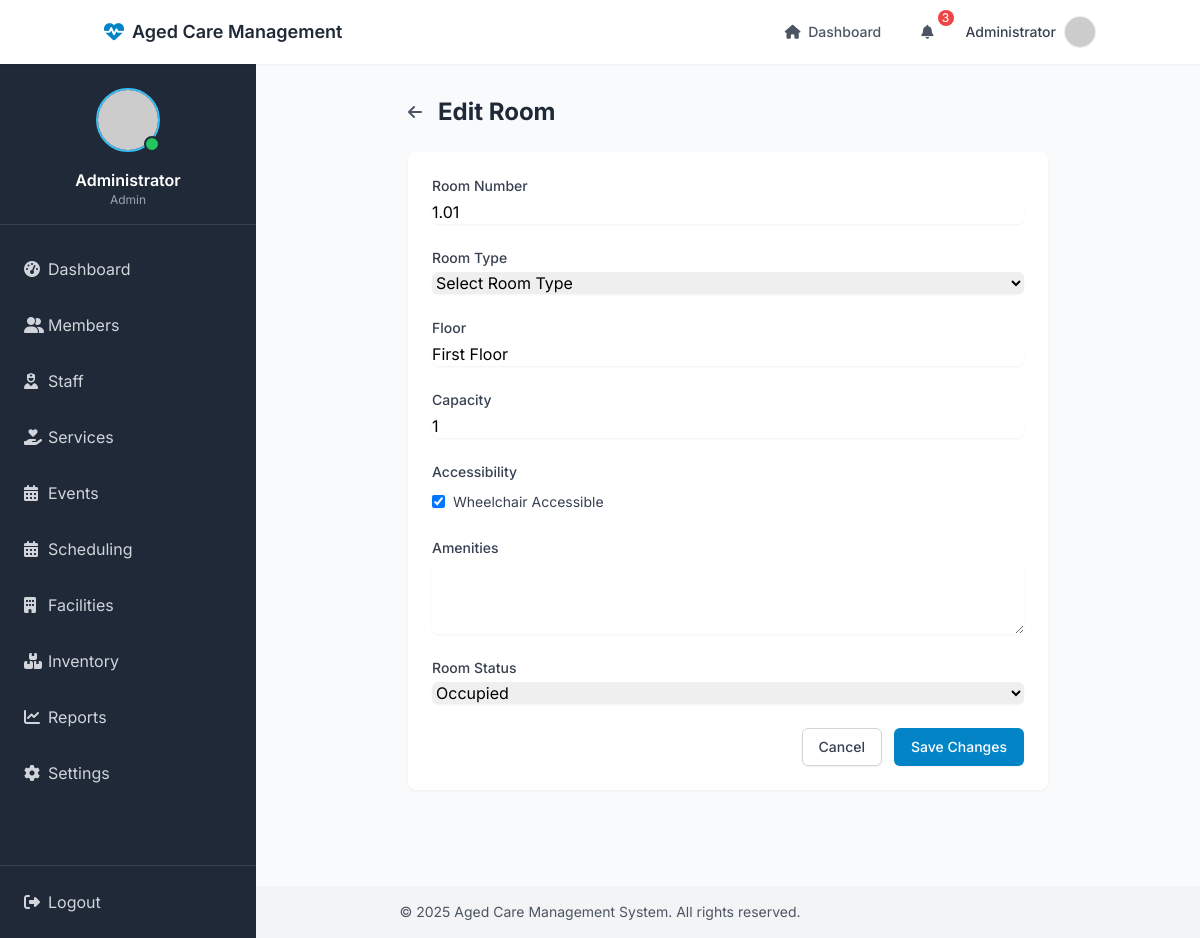
/facilities/edit-room/1 (signed in), run on the app's committed database.
### models/user.py (models this page shows, shortened)
class User(UserMixin, db.Model):
    __tablename__ = 'users'
    id = db.Column(db.Integer, primary_key=True)
    name = db.Column(db.String(100), nullable=False)
    email = db.Column(db.String(100), unique=True, nullable=False)
    password_hash = db.Column(db.String(200), nullable=False)
    role = db.Column(db.String(20), default='staff')  # admin, staff, family
    is_active = db.Column(db.Boolean, default=True)
    created_at = db.Column(db.DateTime, default=datetime.utcnow)
    last_login = db.Column(db.DateTime)
    @property
    def password(self):
        raise AttributeError('password is not a readable attribute')

### models/facility.py (models this page shows, shortened)
class Room(db.Model):
    id = db.Column(db.Integer, primary_key=True)
    facility_id = db.Column(db.Integer, db.ForeignKey('facility.id'), nullable=False)
    room_number = db.Column(db.String(10), nullable=False)
    room_type = db.Column(db.String(50), default='residential')  # residential, recreational, medical, storage, office
    floor = db.Column(db.String(10))
    capacity = db.Column(db.Integer, default=1)  # Seated capacity
    capacity_standing = db.Column(db.Integer)  # Standing capacity for events
    is_accessible = db.Column(db.Boolean, default=False)
    is_occupied = db.Column(db.Boolean, default=False)
    amenities = db.Column(db.Text)
    _features = db.Column('features', db.Text)  # Store as JSON string
    has_av_equipment = db.Column(db.Boolean, default=False)  # Audio/Visual equipment
    status = db.Column(db.String(20), default='available')  # available, occupied, maintenance, reserved
    created_at = db.Column(db.DateTime, default=datetime.utcnow)
    updated_at = db.Column(db.DateTime, default=datetime.utcnow, onupdate=datetime.utcnow)
    residents = db.relationship('Member', backref='room', lazy=True)
    @property
    def features(self):
        """Get features list from JSON string"""
        if self._features:
            return json.loads(self._features)
        return []
    @features.setter
    def features(self, value):
        """Store features list as JSON string"""
        if value:
            self._features = json.dumps(value)
        else:
            self._features = None

### routes/facilities.py (the view, shortened to what this page needs)
@facility_routes.route('/edit-room/<int:id>', methods=['GET', 'POST'])
@login_required
def edit_room(id):
    room = Room.query.get_or_404(id)
    facility = Facility.query.get(room.facility_id)
    return render_template('facilities/edit_room.html', room=room, facility=facility)

### templates/facilities/edit_room.html (shortened to what this page needs)
{% extends "base.html" %}
{% block content %}
<div class="max-w-2xl mx-auto px-4">
    <div class="flex items-center justify-between mb-6">
        <div class="flex items-center">
            <a href="{{ url_for('facilities.view', id=facility.id) }}" class="text-gray-600 hover:text-gray-800 mr-4">
                <i class="fas fa-arrow-left"></i>
            </a>
            <h1 class="text-2xl font-bold text-gray-800">Edit Room</h1>
        </div>
    </div>
    <div class="bg-white rounded-lg shadow-sm">
        <form method="POST" class="p-6">
            <div class="space-y-6">
                <div>
                    <label for="room_number" class="block text-sm font-medium text-gray-700">Room Number</label>
                    <input type="text" name="room_number" id="room_number" required
                           value="{{ room.room_number }}"
                           class="mt-1 block w-full rounded-md border-gray-300 shadow-sm focus:border-primary-500 focus:ring-primary-500">
                </div>
                <div>
                    <label for="room_type" class="block text-sm font-medium text-gray-700">Room Type</label>
                    <select name="room_type" id="room_type" required
                            class="mt-1 block w-full rounded-md border-gray-300 shadow-sm focus:border-primary-500 focus:ring-primary-500">
                        <option value="">Select Room Type</option>
                    </select>
                </div>
                <div>
                    <label for="floor" class="block text-sm font-medium text-gray-700">Floor</label>
                    <input type="text" name="floor" id="floor" required
                           value="{{ room.floor }}"
                           class="mt-1 block w-full rounded-md border-gray-300 shadow-sm focus:border-primary-500 focus:ring-primary-500">
                </div>
                <div>
                    <label for="capacity" class="block text-sm font-medium text-gray-700">Capacity</label>
                    <input type="number" name="capacity" id="capacity" required min="1"
                           value="{{ room.capacity }}"
                           class="mt-1 block w-full rounded-md border-gray-300 shadow-sm focus:border-primary-500 focus:ring-primary-500">
                </div>
                <div>
                    <label class="block text-sm font-medium text-gray-700">Accessibility</label>
                    <div class="mt-2">
                        <label class="inline-flex items-center">
                            <input type="checkbox" name="is_accessible" class="rounded border-gray-300 text-primary-600 shadow-sm focus:border-primary-500 focus:ring-primary-500"
                                   {% if room.is_accessible %}checked{% endif %}>
                            <span class="ml-2 text-sm text-gray-700">Wheelchair Accessible</span>
                        </label>
                    </div>
                </div>
                <div>
                    <label for="amenities" class="block text-sm font-medium text-gray-700">Amenities</label>
                    <textarea name="amenities" id="amenities" rows="3"
                              class="mt-1 block w-full rounded-md border-gray-300 shadow-sm focus:border-primary-500 focus:ring-primary-500">{{ room.amenities }}</textarea>
                </div>
                <div>
                    <label for="status" class="block text-sm font-medium text-gray-700">Room Status</label>
                    <select name="status" id="status" required
                            class="mt-1 block w-full rounded-md border-gray-300 shadow-sm focus:border-primary-500 focus:ring-primary-500">
                        <option value="occupied" {% if room.status == 'occupied' %}selected{% endif %}>Occupied</option>
                    </select>
                </div>
            </div>
            <div class="mt-6 flex justify-end space-x-3">
                <a href="{{ url_for('facilities.view', id=facility.id) }}"
                   class="bg-white py-2 px-4 border border-gray-300 rounded-md shadow-sm text-sm font-medium text-gray-700 hover:bg-gray-50 focus:outline-none focus:ring-2 focus:ring-offset-2 focus:ring-primary-500">
                    Cancel
                </a>
                <button type="submit"
                        class="bg-primary-600 border border-transparent rounded-md shadow-sm py-2 px-4 inline-flex justify-center text-sm font-medium text-white hover:bg-primary-700 focus:outline-none focus:ring-2 focus:ring-offset-2 focus:ring-primary-500">
                    Save Changes
                </button>
            </div>
        </form>
    </div>
</div>
{% endblock %}

### templates/includes/navbar.html (shortened to what this page needs)
<nav class="bg-white shadow-sm">
    <div class="container mx-auto px-4">
        <div class="flex justify-between h-16">
            <div class="flex items-center">
                <a href="{{ url_for('dashboard.index') }}" class="flex items-center">
                    <i class="fas fa-heart-pulse text-xl text-primary-600 mr-2"></i>
                    <span class="text-gray-800 font-semibold text-lg">Aged Care Management</span>
                </a>
            </div>
            <div class="flex items-center">
                <div class="hidden md:flex items-center space-x-4">
                    <a href="{{ url_for('dashboard.index') }}" class="text-gray-600 hover:text-primary-600 px-3 py-2 rounded-md text-sm font-medium">
                        <i class="fas fa-home mr-1"></i> Dashboard
                    </a>
                    <div class="relative" x-data="{ open: false }">
                        <button @click="open = !open" class="text-gray-600 hover:text-primary-600 px-3 py-2 rounded-md text-sm font-medium focus:outline-none">
                            <i class="fas fa-bell mr-1"></i>
                            <span class="absolute -top-1 -right-1 bg-red-500 text-white text-xs w-4 h-4 rounded-full flex items-center justify-center">3</span>
                        </button>
                    </div>
                </div>
                <div class="ml-4 relative" x-data="{ open: false }">
                    <div>
                        <button @click="open = !open" class="flex items-center text-sm font-medium text-gray-700 hover:text-primary-600 focus:outline-none focus:ring-2 focus:ring-offset-2 focus:ring-primary-500" id="user-menu" aria-haspopup="true">
                            <span class="mr-2">{{ current_user.name }}</span>
                            <img class="h-8 w-8 rounded-full border border-gray-200" src="https://ui-avatars.com/api/?name={{ current_user.name }}&background=random" alt="User avatar">
                        </button>
                    </div>
                </div>
            </div>
        </div>
    </div>
</nav>

### templates/includes/sidebar.html
<div id="sidebar" class="hidden md:flex flex-col w-64 bg-gray-800 text-white h-full overflow-hidden">
    <div class="p-4 border-b border-gray-700">
        <div class="flex items-center justify-center py-2">
            <div class="relative">
                <img class="h-16 w-16 rounded-full border-2 border-primary-400" src="https://ui-avatars.com/api/?name={{ current_user.name }}&background=0D8ABC&color=fff" alt="User avatar">
                <span class="absolute bottom-0 right-0 h-4 w-4 bg-green-500 rounded-full border-2 border-gray-800"></span>
            </div>
        </div>
        <div class="text-center mt-2">
            <h2 class="font-semibold">{{ current_user.name }}</h2>
            <p class="text-xs text-gray-400">{{ current_user.role|capitalize }}</p>
        </div>
    </div>
    <div class="py-4 flex-1">
        <ul>
            <li class="px-4 py-2">
                <a href="{{ url_for('dashboard.index') }}" class="flex items-center text-gray-300 hover:text-white hover:bg-gray-700 px-2 py-2 rounded-md transition duration-150">
                    <i class="fas fa-tachometer-alt w-6"></i>
                    <span>Dashboard</span>
                </a>
            </li>
            <li class="px-4 py-2">
                <a href="{{ url_for('members.index') }}" class="flex items-center text-gray-300 hover:text-white hover:bg-gray-700 px-2 py-2 rounded-md transition duration-150">
                    <i class="fas fa-user-group w-6"></i>
                    <span>Members</span>
                </a>
            </li>
            <li class="px-4 py-2">
                <a href="{{ url_for('staff.index') }}" class="flex items-center text-gray-300 hover:text-white hover:bg-gray-700 px-2 py-2 rounded-md transition duration-150">
                    <i class="fas fa-user-nurse w-6"></i>
                    <span>Staff</span>
                </a>
            </li>
            <li class="px-4 py-2">
                <a href="{{ url_for('services.index') }}" class="flex items-center text-gray-300 hover:text-white hover:bg-gray-700 px-2 py-2 rounded-md transition duration-150">
                    <i class="fas fa-hand-holding-heart w-6"></i>
                    <span>Services</span>
                </a>
            </li>
            <li class="px-4 py-2">
                <a href="{{ url_for('events.index') }}" class="flex items-center text-gray-300 hover:text-white hover:bg-gray-700 px-2 py-2 rounded-md transition duration-150">
                    <i class="fas fa-calendar-days w-6"></i>
                    <span>Events</span>
                </a>
            </li>
            <li class="px-4 py-2">
                <a href="{{ url_for('scheduling.index') }}" class="flex items-center text-gray-300 hover:text-white hover:bg-gray-700 px-2 py-2 rounded-md transition duration-150">
                    <i class="fas fa-calendar-alt w-6"></i>
                    <span>Scheduling</span>
                </a>
            </li>
            <li class="px-4 py-2">
                <a href="{{ url_for('facilities.index') }}" class="flex items-center text-gray-300 hover:text-white hover:bg-gray-700 px-2 py-2 rounded-md transition duration-150">
                    <i class="fas fa-building w-6"></i>
                    <span>Facilities</span>
                </a>
            </li>
            <li class="px-4 py-2">
                <a href="{{ url_for('inventory.index') }}" class="flex items-center text-gray-300 hover:text-white hover:bg-gray-700 px-2 py-2 rounded-md transition duration-150">
                    <i class="fas fa-boxes-stacked w-6"></i>
                    <span>Inventory</span>
                </a>
            </li>
            {% if current_user.role == 'admin' %}
            <li class="px-4 py-2">
                <a href="#" class="flex items-center text-gray-300 hover:text-white hover:bg-gray-700 px-2 py-2 rounded-md transition duration-150">
                    <i class="fas fa-chart-line w-6"></i>
                    <span>Reports</span>
                </a>
            </li>
            <li class="px-4 py-2">
                <a href="#" class="flex items-center text-gray-300 hover:text-white hover:bg-gray-700 px-2 py-2 rounded-md transition duration-150">
                    <i class="fas fa-cog w-6"></i>
                    <span>Settings</span>
                </a>
            </li>
            {% endif %}
        </ul>
    </div>
    <div class="p-4 border-t border-gray-700">
        <a href="{{ url_for('auth.logout') }}" class="flex items-center text-gray-300 hover:text-white px-2 py-2 rounded-md transition duration-150">
            <i class="fas fa-sign-out-alt w-6"></i>
            <span>Logout</span>
        </a>
    </div>
</div>

### templates/base.html (style rules this page uses)
html { scroll-behavior: smooth; }

### data on the page
User: name "Administrator", role "Admin"
Room: room_number "1.01", floor "First Floor", capacity "1", is_accessible "☑", status "Occupied"
